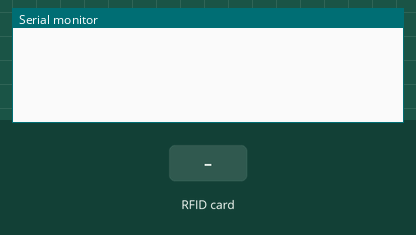
Bench run of a sketch on a simulated ESP8266 (NodeMCU). Shown: the last lines printed to the serial monitor. The test bench sets the inputs (shaded band).

Above: at 1.2 s.
1.3 s: RFID card F3 FD 61 10 held to the reader
At 2.0 s:
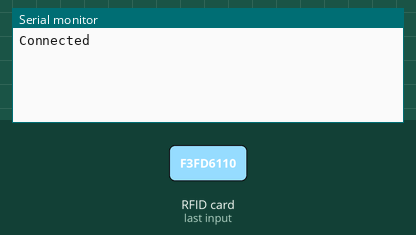
2.8 s: RFID card 5E 7A 19 C4 held to the reader
At 3.7 s:
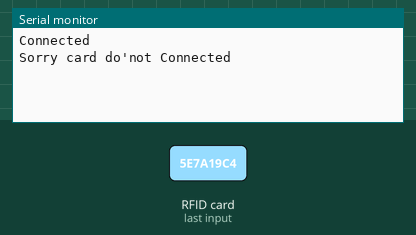

The sketch:

rfid2.ino
```cpp
#include <SPI.h>
#include <MFRC522.h>

constexpr uint8_t RST_PIN = D1;
constexpr uint8_t SS_PIN = D2;


byte readCard[4];
String MasterTag = "F3FD6110";
String tagID = "";

MFRC522 mfrc522(SS_PIN, RST_PIN);

void setup() {
  Serial.begin(9600);
  while (!Serial);
  SPI.begin();
  mfrc522.PCD_Init();
}

void loop()
{
while (getUID())
{
  if (tagID == MasterTag)
  {
    Serial.println("Connected");
  }
  else
  {
    Serial.println("Sorry card do'not Connected");
  }
  delay(2000);
}

}

boolean getUID()
{
  if (! mfrc522.PICC_IsNewCardPresent()){
    return false;
}
if (! mfrc522.PICC_ReadCardSerial()){
    return false;
}
tagID="";
for (uint8_t i =0; i <4; i++){
  tagID.concat(String(mfrc522.uid.uidByte[i],HEX));
}
tagID.toUpperCase();
mfrc522.PICC_HaltA();
return true;
}
```

Measured:
- after the input at 1.3 s, the serial monitor: prints a new line at once (image 1)
- after the input at 2.8 s, the serial monitor: prints a new line after 0.51 s (image 2)
